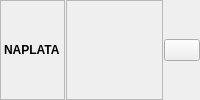
       <widget class="QFrame" name="frame_39">
        <property name="frameShape">
         <enum>QFrame::NoFrame</enum>
        </property>
        <property name="frameShadow">
         <enum>QFrame::Raised</enum>
        </property>
        <layout class="QHBoxLayout" name="horizontalLayout_36">
         <property name="spacing">
          <number>1</number>
         </property>
         <property name="leftMargin">
          <number>0</number>
         </property>
         <property name="topMargin">
          <number>0</number>
         </property>
         <property name="rightMargin">
          <number>0</number>
         </property>
         <property name="bottomMargin">
          <number>0</number>
         </property>
         <item>
          <widget class="QLabel" name="lblNaplataTitle_2">
           <property name="sizePolicy">
            <sizepolicy hsizetype="Maximum" vsizetype="Preferred">
             <horstretch>0</horstretch>
             <verstretch>0</verstretch>
            </sizepolicy>
           </property>
           <property name="minimumSize">
            <size>
             <width>65</width>
             <height>32</height>
            </size>
           </property>
           <property name="font">
            <font>
             <weight>75</weight>
             <bold>true</bold>
            </font>
           </property>
           <property name="toolTip">
            <string>Poziv Na Broj</string>
           </property>
           <property name="frameShape">
            <enum>QFrame::StyledPanel</enum>
           </property>
           <property name="text">
            <string>NAPLATA</string>
           </property>
          </widget>
         </item>
         <item>
          <widget class="QLabel" name="lblNaplata_2">
           <property name="font">
            <font>
             <weight>75</weight>
             <bold>true</bold>
            </font>
           </property>
           <property name="frameShape">
            <enum>QFrame::StyledPanel</enum>
           </property>
           <property name="text">
            <string/>
           </property>
           <property name="alignment">
            <set>Qt::AlignLeading|Qt::AlignLeft|Qt::AlignVCenter</set>
           </property>
           <property name="textInteractionFlags">
            <set>Qt::LinksAccessibleByMouse|Qt::TextSelectableByMouse</set>
           </property>
          </widget>
         </item>
         <item>
          <widget class="QPushButton" name="btnGo2_17">
           <property name="sizePolicy">
            <sizepolicy hsizetype="Maximum" vsizetype="Fixed">
             <horstretch>0</horstretch>
             <verstretch>0</verstretch>
            </sizepolicy>
           </property>
           <property name="maximumSize">
            <size>
             <width>36</width>
             <height>16777215</height>
            </size>
           </property>
           <property name="cursor">
            <cursorShape>PointingHandCursor</cursorShape>
           </property>
           <property name="toolTip">
            <string>Filter</string>
           </property>
           <property name="icon">
            <iconset resource="../../../resources/DonatForm.qrc">
             <normaloff>:/InDonat/Forms/images/OLOVKA.GIF</normaloff>:/InDonat/Forms/images/OLOVKA.GIF</iconset>
           </property>
           <property name="autoExclusive">
            <bool>true</bool>
           </property>
          </widget>
         </item>
        </layout>
       </widget>
